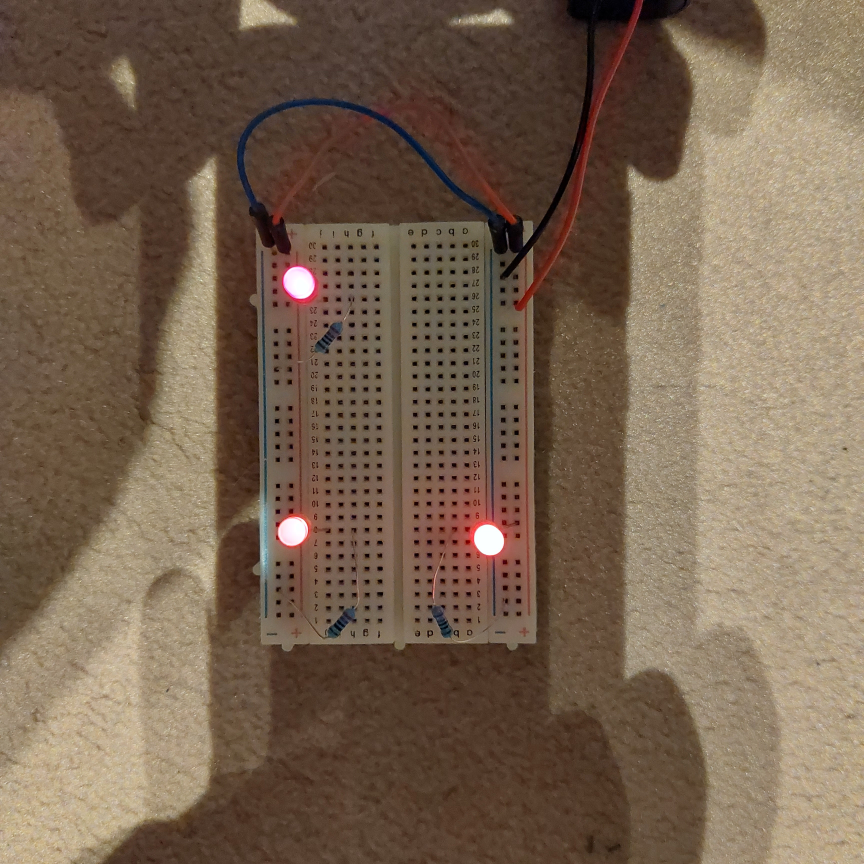
#> input picture pictures/140.jpg, 3456 x 3456 px, given in place of the camera (shown at 1/4 size)
$ python follow.py
#> lines starting #> are read from the running program, lines starting #| are printed output that depends on the picture; after the words box and inside, x2 and y2 are one past the last pixel; in counts of white or black regions, pixels touching at a corner belong together
import cv2
import numpy as np
from imutils import contours
from skimage import measure
import imutils
import math
import serial


print("Start")
port = "COM5.HC-05 'Dev B'"
bluetooth = serial.Serial(port, 9600)
print("Connected")


def length(s1, s2):
    l = math.sqrt((s1[0]-s2[0])**2 + (s1[1]-s2[1])**2)
    return int(l)


def shortest_side(coords):
    first_apex = coords[0]
    second_apex = coords[1]
    third_apex = coords[2]

    first_side_length = length(first_apex, second_apex)
    second_side_length = length(second_apex, third_apex)
    third_side_length = length(third_apex, first_apex)

    # first 2 elements are coordinates of the beginning and ending of a side, then its length,
    # last  element are coordinates of the third apex
    first_side = [first_apex, second_apex, first_side_length, third_apex]
    second_side = [second_apex, third_apex, second_side_length, first_apex]
    third_side = [third_apex, first_apex, third_side_length, second_apex]

    sides = [first_side, second_side, third_side]
    sides.sort(key=lambda x: x[2])

    return sides[0]


def middle_point(side):
    x1 = max(side[0][0], side[1][0])
    x2 = min(side[0][0], side[1][0])
    y1 = max(side[0][1], side[1][1])
    y2 = min(side[0][1], side[1][1])

    x_mid = x2 + (x1 - x2) / 2
    y_mid = y2 + (y1 - y2) / 2

    return [int(x_mid), int(y_mid)]


def calculate_destination_angle(object_center, destination_point):
    angle = math.atan2(object_center[0] - destination_point[0], object_center[1] - destination_point[1]) * 180 / math.pi
    return int(angle)


def check_angle(obj_angle, dest_angle, last_inst):
    if obj_angle < dest_angle - 1:
        next_inst = "left"
        if last_inst != next_inst:
            bluetooth.write(b"2")
            print("left")
        return next_inst
    elif obj_angle > dest_angle + 1:
        next_inst = "right"
        if last_inst != next_inst:
            bluetooth.write(b"3")
            print("right")
        return next_inst
    else:
        next_inst = "forward"
        if last_inst != next_inst:
            bluetooth.write(b"4")
            print("forward")
        return next_inst


last_instruction = "none"
route = ([250, 250], [150, 150], [100, 125], [80, 400], [250, 410], [350, 250], [400, 200], [300, 125])
cap = cv2.VideoCapture(1)
next_point = 0

while True:
    timer = cv2.getTickCount()
    success, img = cap.read()
#> img is the input picture: shape (3456, 3456, 3); mean B, G, R 80.1, 99.4, 119.9

    resized_image = cv2.resize(img, [500, 500])
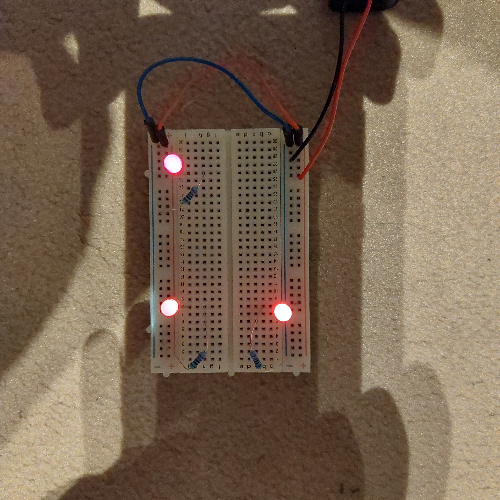
#> resized_image: shape (500, 500, 3); mean B, G, R 80, 99.2, 119.8

    # convert to grayscale and apply blur
    blurred = cv2.GaussianBlur(resized_image, (5, 5), 0)
    gray = cv2.cvtColor(blurred, cv2.COLOR_BGR2GRAY)
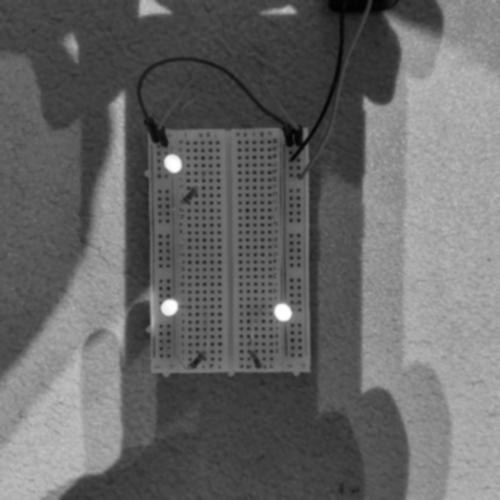
#> gray: shape (500, 500); min 1, max 254, mean 103.2

    # separate bright spots
    # pixel's value >= 225 set to 255 (white), the rest set to 0 (black)
    thresh = cv2.threshold(gray, 245, 255, cv2.THRESH_BINARY)[1]
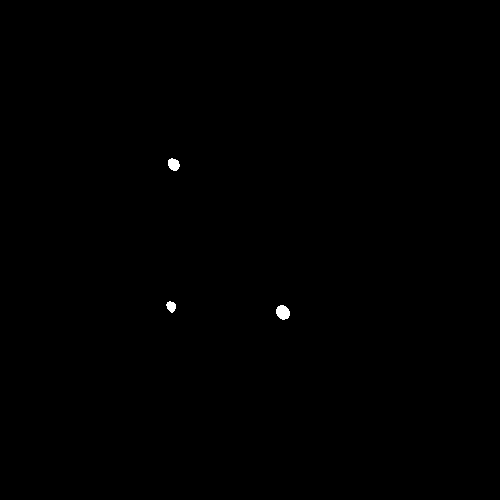
#> thresh: shape (500, 500); 0.14% white; 3 white regions, box (x1, y1, x2, y2) and area: (276, 305, 290, 320) 159, (168, 158, 180, 171) 117, (166, 301, 176, 313) 83

    # perform a connected component analysis on the thresholded image
    labels = measure.label(thresh, connectivity=2, background=0)
#> labels: shape (500, 500) int64; 4 distinct labels, from 0 to 3

    # initialize a mask to store only large enough (unique) components
    mask = np.zeros(thresh.shape, dtype="uint8")

    # loop over the unique components to separate actual light sources from reflections
    for label in np.unique(labels):
        # if this is the background label, ignore it
        if label == 0:
            continue

        # otherwise, construct the label mask and count the number of pixels in the mask
        label_mask = np.zeros(thresh.shape, dtype="uint8")
        label_mask[labels == label] = 255
        num_pixels = cv2.countNonZero(label_mask)

        # if the number of pixels in the component is sufficiently
        # large, then add it to our mask of "large blobs"
        if 40 < num_pixels:
            mask = cv2.add(mask, label_mask)
#> this loop made 4 passes
#> num_pixels on passes 2 to 4: 117, 83, 159
#> label_mask: shape (500, 500); 0.06% white; 1 white region

    # new image to draw circles
    final_image = resized_image.copy()

    # find the contours in the mask, then sort them from left to right
    cnts = cv2.findContours(mask.copy(), cv2.RETR_EXTERNAL, cv2.CHAIN_APPROX_SIMPLE)
#> cnts = 3 contours; box (x1, y1, x2, y2) and area: (276, 305, 290, 320) 139, (168, 158, 180, 171) 100, (166, 301, 176, 313) 68
    cnts = imutils.grab_contours(cnts)
    if len(cnts) > 2:
        cnts = contours.sort_contours(cnts)[0]
    else:
        cv2.putText(final_image, "Too few LEDs", (200, 250), cv2.FONT_HERSHEY_SIMPLEX, 0.7,
                    (255, 255, 0), 2)
        cv2.imshow("camera 1", final_image)
        if cv2.waitKey(1) & 0xff == ord('q'):
            break
        continue

    apexes = []

    # loop over the contours
    for (i, c) in enumerate(cnts):
        # compute the minimum enclosing circle for each contour
        ((cX, cY), radius) = cv2.minEnclosingCircle(c)

        apexes.append([int(cX), int(cY)])

        # draw a circle around desired spots
        cv2.circle(final_image, (int(cX), int(cY)), int(radius), (0, 0, 255), 2)
#> this loop made 3 passes
#> (cX, cY, radius) on passes 1 to 3: (170.5, 306.5, 5.7), (172.9, 164.3, 6.53), (282.5, 312, 7.5)
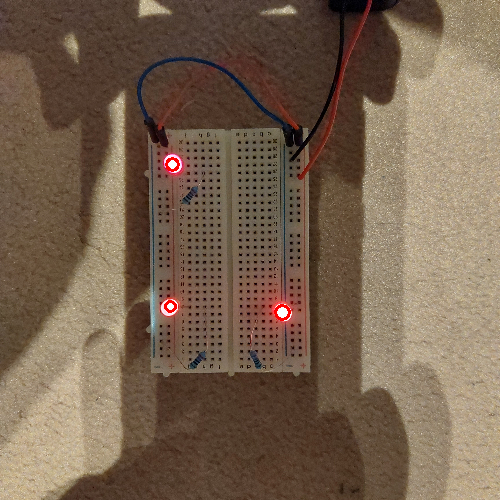
#> final_image: shape (500, 500, 3); 0.13% of pixels changed, all inside (x1, y1, x2, y2) = (164, 157, 291, 321)
#> after the loop, apexes = [[170, 306], [172, 164], [282, 312]]

        # count each spot
        # cv2.putText(final_image, "#{}".format(i + 1), (cX, cY - 15), cv2.FONT_HERSHEY_SIMPLEX, 0.45, (0, 0, 255), 2)

    if len(apexes) < 3:
        continue

    triangle_base = shortest_side(apexes)
#> in shortest_side, `first_apex = coords[0]`: first_apex = [170, 306]
#> in shortest_side, `second_apex = coords[1]`: second_apex = [172, 164]
#> in shortest_side, `third_apex = coords[2]`: third_apex = [282, 312]
#> in length, `l = math.sqrt((s1[0]-s2[0])**2 + (s1[1]-s2[1])**2)`: l = 142
#> in shortest_side, `second_side_length = length(second_apex, third_apex)`: second_side_length = 184
#> in shortest_side, `third_side_length = length(third_apex, first_apex)`: third_side_length = 112
#> in shortest_side, `first_side = [first_apex, second_apex, first_side_length, third_apex]`: first_side = [[170, 306], [172, 164], 142, [282, 312]]
#> in shortest_side, `second_side = [second_apex, third_apex, second_side_length, first_apex]`: second_side = [[172, 164], [282, 312], 184, [170, 306]]
#> in shortest_side, `third_side = [third_apex, first_apex, third_side_length, second_apex]`: third_side = [[282, 312], [170, 306], 112, [172, 164]]
#> in shortest_side, `sides = [first_side, second_side, third_side]`: sides = [[[170, 306], [172, 164], 142, [282, 312]], [[172, 164], [282, 312], 184, [170, 306]], [[282, 312], [170, 306], 112, [172, 164]]]
#> triangle_base = [[282, 312], [170, 306], 112, [172, 164]]

    center = middle_point(triangle_base)
#> in middle_point, `x1 = max(side[0][0], side[1][0])`: x1 = 282
#> in middle_point, `x2 = min(side[0][0], side[1][0])`: x2 = 170
#> in middle_point, `y1 = max(side[0][1], side[1][1])`: y1 = 312
#> in middle_point, `y2 = min(side[0][1], side[1][1])`: y2 = 306
#> in middle_point, `x_mid = x2 + (x1 - x2) / 2`: x_mid = 226
#> in middle_point, `y_mid = y2 + (y1 - y2) / 2`: y_mid = 309
#> center = [226, 309]
    cv2.circle(final_image, (center[0], center[1]), 0, (0,255,0), 5)
#> final_image: shape (500, 500, 3); 0.01% of pixels changed, all inside (x1, y1, x2, y2) = (223, 306, 230, 313)

    object_angle = math.atan2(center[0] - triangle_base[3][0], center[1] - triangle_base[3][1]) * 180 / math.pi
#> object_angle = 20.43

    cv2.arrowedLine(final_image, center, triangle_base[3], (255, 0, 0), 2)
    cv2.putText(final_image, "Angle: {}".format(int(object_angle)), (15, 30), cv2.FONT_HERSHEY_SIMPLEX, 1, (255, 0, 0), 2)

    destination_angle = calculate_destination_angle(center, route[next_point])
#> in calculate_destination_angle, `angle = math.atan2(object_center[0] - destination_point[0], object_cen..`: angle = -22.14
#> destination_angle = -22

    last_instruction = check_angle(object_angle, destination_angle, last_instruction)
#> last_instruction = 'right'
    cv2.putText(final_image, str(last_instruction), (75,50), cv2.FONT_HERSHEY_SIMPLEX, 0.7, (0,0,255), 2)

    cv2.circle(final_image, route[next_point], 1, (0,255,255), 9)
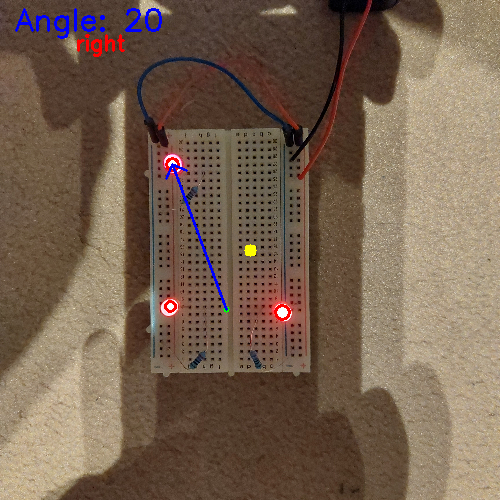
#> final_image: shape (500, 500, 3); mean B, G, R 80.7, 98.4, 119.5

    if length(center, route[next_point]) < 3:
        next_point += 1
    if next_point == len(route):
        break

    # gray = cv2.cvtColor(img, cv2.COLOR_BGR2GRAY)
    # thresh = cv2.threshold(gray, 225, 255, cv2.THRESH_BINARY)[1]

    for point1, point2 in zip(route, route[1:]):
        cv2.line(final_image, point1, point2, [255, 255, 0], 3)
#> this loop made 7 passes
#> (point1, point2) on passes 1 to 7: ([250, 250], [150, 150]), ([150, 150], [100, 125]), ([100, 125], [80, 400]), ([80, 400], [250, 410]), ([250, 410], [350, 250]), ([350, 250], [400, 200]), ([400, 200], [300, 125])
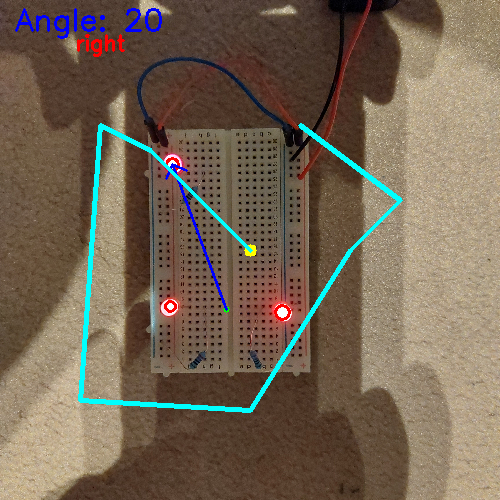
#> final_image: shape (500, 500, 3); 1.93% of pixels changed, all inside (x1, y1, x2, y2) = (78, 123, 403, 413)

    fps = cv2.getTickFrequency()/(cv2.getTickCount() - timer)
    cv2.putText(final_image, "current fps {}".format(str(int(fps))), (250,30), cv2.FONT_HERSHEY_SIMPLEX, 0.7, (0,0,255), 2)
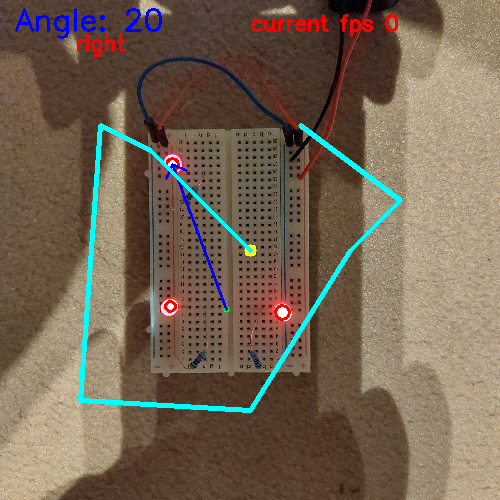
#> final_image: shape (500, 500, 3); 0.36% of pixels changed, all inside (x1, y1, x2, y2) = (251, 14, 398, 37)
    cv2.imshow("camera 1", final_image)

    if cv2.waitKey(1) & 0xff == ord('q'):
#> (key q is pressed here)
        break

bluetooth.close()
print("Done")

$ run again, on pictures/180.jpg
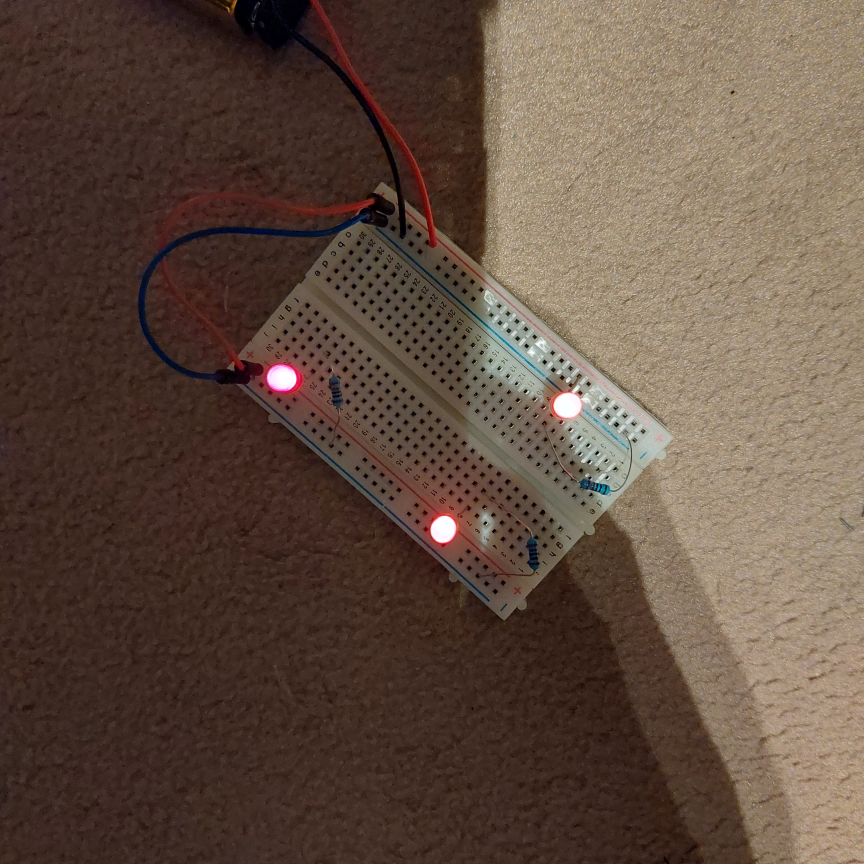
#> input picture pictures/180.jpg, 3456 x 3456 px, given in place of the camera (shown at 1/4 size)
#> img is the input picture: shape (3456, 3456, 3); mean B, G, R 65.2, 77.8, 97.5
#> thresh: shape (500, 500); 0.11% white; 3 white regions, box (x1, y1, x2, y2) and area: (322, 229, 335, 240) 113, (251, 300, 262, 312) 97, (159, 215, 170, 223) 71
#> labels: shape (500, 500) int64; 4 distinct labels, from 0 to 3
#> the loop `for label in np.unique(labels):` made 4 passes
#> num_pixels on passes 2 to 4: 71, 113, 97
#> cnts = 3 contours; box (x1, y1, x2, y2) and area: (322, 229, 335, 240) 96, (251, 300, 262, 312) 82, (159, 215, 170, 223) 58
#> the loop `for (i, c) in enumerate(cnts):` made 3 passes
#> (cX, cY, radius) on passes 1 to 3: (164, 218.5, 5.22), (255.9, 305.6, 5.72), (328, 234.5, 6.18)
#> after the loop `for (i, c) in enumerate(cnts):`:
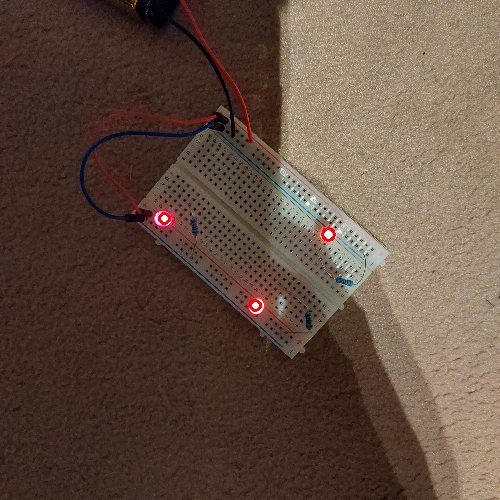
#> final_image: shape (500, 500, 3); mean B, G, R 64.9, 77.5, 97.4
#> after the loop `for (i, c) in enumerate(cnts):`: apexes = [[164, 218], [255, 305], [328, 234]]
#> first_apex = [164, 218]
#> second_apex = [255, 305]
#> third_apex = [328, 234]
#> l = 125.9
#> first_side_length = 125
#> second_side_length = 101
#> third_side_length = 164
#> first_side = [[164, 218], [255, 305], 125, [328, 234]]
#> second_side = [[255, 305], [328, 234], 101, [164, 218]]
#> third_side = [[328, 234], [164, 218], 164, [255, 305]]
#> sides = [[[164, 218], [255, 305], 125, [328, 234]], [[255, 305], [328, 234], 101, [164, 218]], [[328, 234], [164, 218], 164, [255, 305]]]
#> triangle_base = [[255, 305], [328, 234], 101, [164, 218]]
#> x1 = 328
#> x2 = 255
#> y1 = 305
#> y2 = 234
#> x_mid = 291.5
#> y_mid = 269.5
#> center = [291, 269]
#> object_angle = 68.12
#> angle = 65.14
#> destination_angle = 65
#> last_instruction = 'right'
#> the loop `for point1, point2 in zip(route, route[1:]):` made 7 passes
#> (point1, point2) on passes 1 to 7: ([250, 250], [150, 150]), ([150, 150], [100, 125]), ([100, 125], [80, 400]), ([80, 400], [250, 410]), ([250, 410], [350, 250]), ([350, 250], [400, 200]), ([400, 200], [300, 125])
#> `cv2.putText(final_image, "current fps {}".format(str(int(fps))), (250,..`:
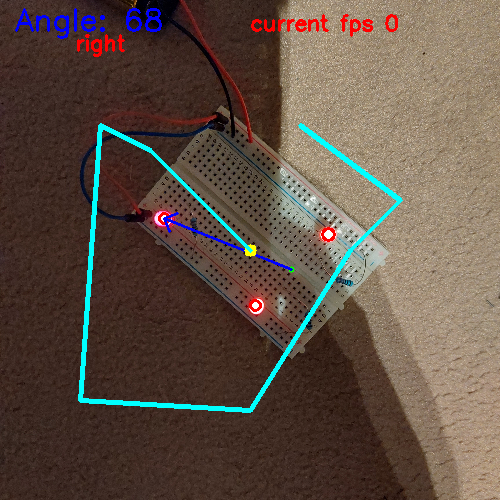
#> final_image: shape (500, 500, 3); mean B, G, R 69.4, 80.3, 96.1
